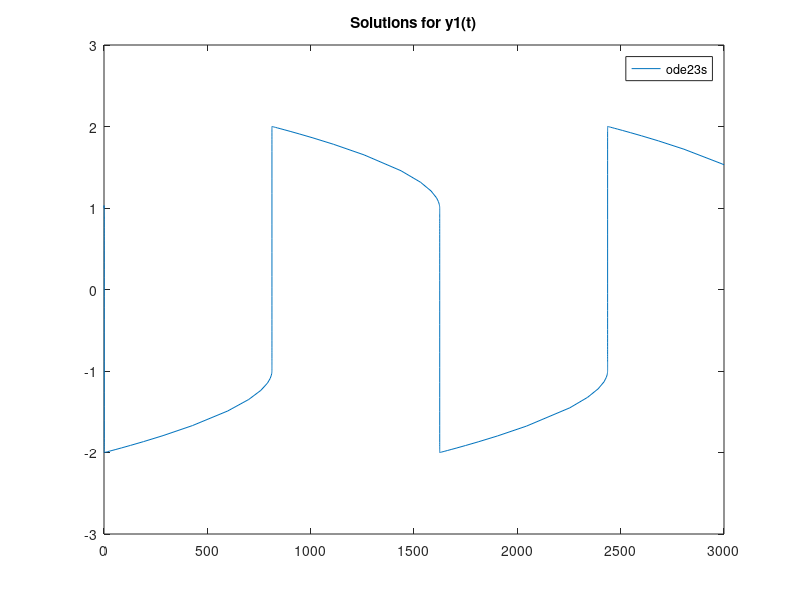

Write MATLAB code to recreate this figure.
% Matt McDade
% ANM 2 
% HW 5 Problem 2

function hw_5_2b
    close all; clc;
    
    mu = 1000;
    f = @(t, y) [y(2); mu * (1 - y(1).^2) * y(2) - y(1)];
    
    tspan = [0 3000];
    tol = 10^-3;
    options = odeset('AbsTol',tol,'RelTol',tol);
    y0 = [1 1];
    
    z1 = cputime;
    [t1, y1] = ode23s(f, tspan, y0, options);
    z2 = cputime;
    fprintf('CPU time: %f seconds. Number of steps: %d\n',z2-z1,length(t1))
    
    figure(1)
    plot(t1,y1(:,1))
    title('Solutions for y1(t)')
    legend('ode23s')    
end
